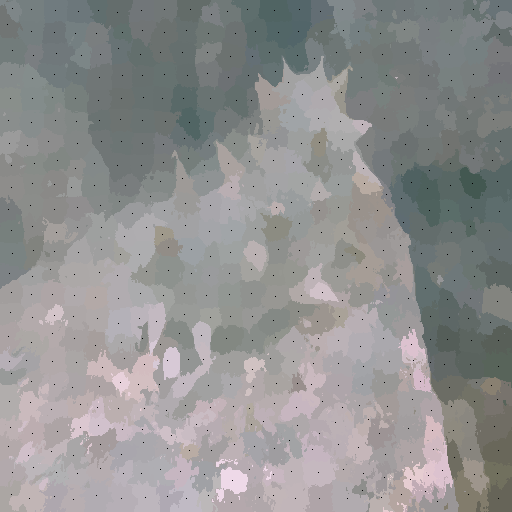
#> input picture imag/sb/slic15.png, 512 x 512 px, found by its file name
$ python slic.py
#> lines starting #> are read from the running program, lines starting #| are printed output that depends on the picture
import math
from skimage import io, color
import numpy as np
from tqdm import trange
import cv2


class Cluster(object):
    cluster_index = 1

    # [12 lines left out: functions __init__, update, not called in this run]

    def __str__(self):
        return "{},{}:{} {} {} ".format(self.h, self.w, self.l, self.a, self.b)

    def __repr__(self):
        return self.__str__()


class SLICProcessor(object):
    # [130 lines left out: functions open_image, save_lab_image, make_cluster, __init__, init_clusters, get_gradient and 5 more, not called in this run]


if __name__ == '__main__':
    # [4 lines of commented-out code are left out]
    src_path = "/home/j11218gpu/ljy_projects/paper/imag/slic15.png"
    src_path1 = "/home/j11218gpu/ljy_projects/paper/imag/img15.jpg"
    src_path2 = "/home/j11218gpu/ljy_projects/paper/imag/reslic15.jpg"
    src = cv2.imread(src_path)
#> src is the input picture: shape (512, 512, 3); mean B, G, R 145.1, 145, 145
    src1 = cv2.imread(src_path1)
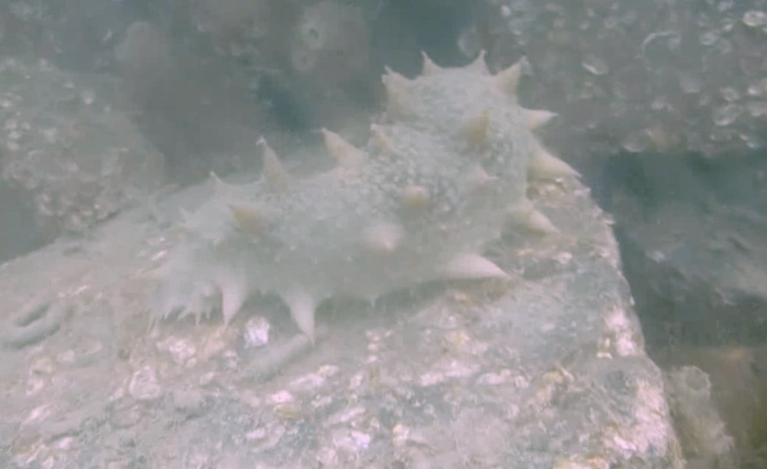
#> input picture imag/img15.jpg, 1533 x 937 px, found by its file name (shown at 1/2 size)
#> src1 is the input picture: shape (937, 1533, 3); mean B, G, R 145.6, 145.7, 145.6
    #h, w, _ = src1.shape
    src2 = cv2.resize(src,(src1.shape[1],src1.shape[0]))
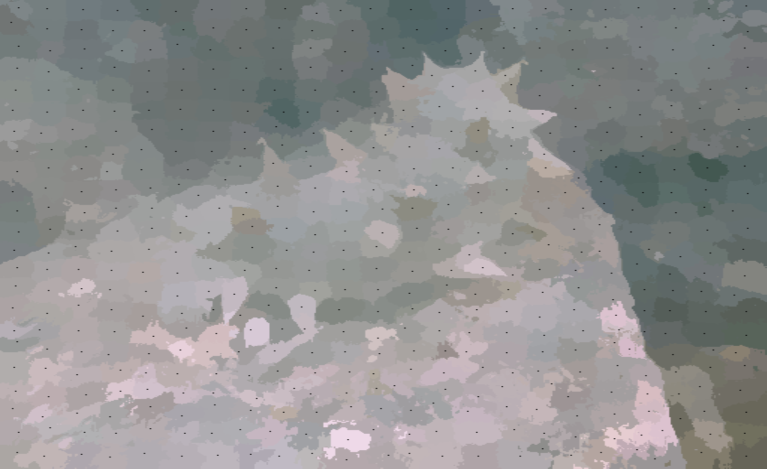
#> src2: shape (937, 1533, 3) (shown at 1/2 size); mean B, G, R 145.1, 145, 144.9
    cv2.imwrite(src_path2,src2)
    # [14 lines of commented-out code are left out]
